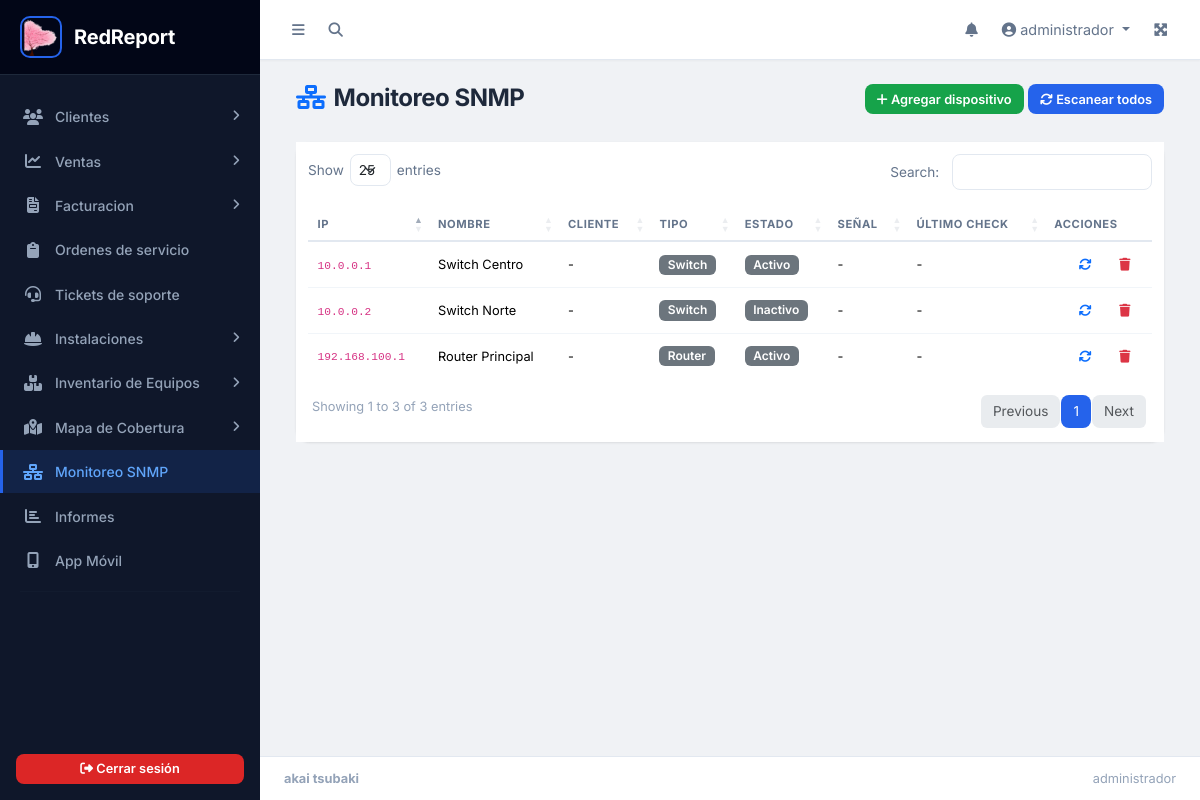
Page /monitoreo/index.php (signed in) on the committed database.
### tables this page shows
CREATE TABLE `tb_dispositivos` (
  `id_dispositivo` int(11) NOT NULL,
  `ip` varchar(45) NOT NULL,
  `nombre` varchar(100) DEFAULT NULL,
  `tipo` varchar(50) DEFAULT 'Router',
  `id_cliente` int(11) DEFAULT NULL,
  `ultimo_estado` varchar(20) DEFAULT 'Sin dato',
  `ultimo_check_signal` int(11) DEFAULT 0,
  `ultimo_check` datetime DEFAULT NULL,
  `fecha_registro` datetime NOT NULL DEFAULT current_timestamp()
);

### app/config/seguridad.php (called while the page is built, shortened)
<?php
function hescape($str) {
    return htmlspecialchars($str, ENT_QUOTES, 'UTF-8');
}
?>

### monitoreo/index.php (the view, shortened to what this page needs)
<?php
require_once '../app/config/conexion.php';
include('../parte1.php');
$dispositivos = $pdo->query("SELECT d.*, c.nombre AS cliente_nombre FROM tb_dispositivos d LEFT JOIN tb_clientes c ON d.id_cliente=c.id_cliente ORDER BY d.ip")->fetchAll(PDO::FETCH_ASSOC);
?>
<div class="content-wrapper">
    <div class="content-header"><div class="container-fluid"><div class="row mb-2"><div class="col-sm-6"><h1 class="m-0"><i class="fas fa-network-wired me-2 text-primary"></i>Monitoreo SNMP</h1></div><div class="col-sm-6 text-end">
        <button class="btn btn-success btn-sm" data-bs-toggle="modal" data-bs-target="#modalNuevo"><i class="fas fa-plus"></i> Agregar dispositivo</button>
        <button class="btn btn-primary btn-sm" onclick="escanearTodos()"><i class="fas fa-sync"></i> Escanear todos</button>
    </div></div></div></div>
    <div class="content"><div class="container-fluid">
        <div class="card">
            <div class="card-body p-0">
                <div class="table-container">
                <table class="table table-sm mb-0" id="tablaMonitoreo">
                    <thead><tr><th>IP</th><th>Nombre</th><th>Cliente</th><th>Tipo</th><th>Estado</th><th>Señal</th><th>Último check</th><th>Acciones</th></tr></thead>
                    <tbody>
                        <?php foreach ($dispositivos as $d): ?>
                        <tr id="row-<?= $d['id_dispositivo'] ?>">
                            <td><code><?= hescape($d['ip']) ?></code></td>
                            <td><?= hescape($d['nombre'] ?: '-') ?></td>
                            <td><?= hescape($d['cliente_nombre'] ?: '-') ?></td>
                            <td><span class="badge bg-secondary"><?= hescape($d['tipo']) ?></span></td>
                            <td id="estado-<?= $d['id_dispositivo'] ?>">
                                <span class="badge bg-<?= $d['ultimo_estado']=='Online'?'success':($d['ultimo_estado']=='Offline'?'danger':'secondary') ?> estatus-<?= $d['id_dispositivo'] ?>">
                                    <?= $d['ultimo_estado'] ?: 'Sin dato' ?>
                                </span>
                            </td>
                            <td id="senal-<?= $d['id_dispositivo'] ?>">
                                <?php if ($d['ultimo_estado']=='Online'): ?>
                                <div class="progress" style="height:8px;width:80px;">
                                    <div class="progress-bar bg-<?= $d['ultimo_check_signal']>70?'success':($d['ultimo_check_signal']>30?'warning':'danger') ?>" style="width:<?= $d['ultimo_check_signal'] ?? 0 ?>%"></div>
                                </div>
                                <?php else: ?>-<?php endif; ?>
                            </td>
                            <td id="fecha-<?= $d['id_dispositivo'] ?>"><?= (!empty($d['ultimo_check']) && $d['ultimo_check'] != '0000-00-00 00:00:00') ? date('d/m/Y H:i', strtotime($d['ultimo_check'])) : '-' ?></td>
                            <td class="text-end">
                                <button class="btn btn-sm btn-outline-primary escanear-btn" data-id="<?= $d['id_dispositivo'] ?>" data-ip="<?= hescape($d['ip']) ?>"><i class="fas fa-sync"></i></button>
                                <a href="javascript:void(0)" onclick="eliminar(<?= $d['id_dispositivo'] ?>)" class="btn btn-sm btn-outline-danger"><i class="fas fa-trash"></i></a>
                            </td>
                        </tr>
                        <?php endforeach; ?>
                    </tbody>
                </table>
                </div>
            </div>
        </div>
    </div></div>
</div>
<?php include('../parte2.php'); ?>

### public/css/redreport.css (style rules this page uses)
:root { --sidebar-width: 260px; --sidebar-bg: #0f172a; --sidebar-hover: #1e293b; --sidebar-active: #2563eb; --sidebar-text: #94a3b8; --sidebar-text-hover: #f1f5f9; --sidebar-divider: #1e293b; --navbar-height: 60px; --body-bg: #f0f2f5; --card-shadow: 0 1px 3px rgba(0,0,0,0.06), 0 1px 2px rgba(0,0,0,0.04); --card-shadow-hover: 0 10px 40px rgba(0,0,0,0.08); --border-color: #e2e8f0; --text-primary: #1e293b; --text-secondary: #64748b; --text-muted: #94a3b8; --primary: #2563eb; --primary-dark: #1d4ed8; --success: #16a34a; --warning: #f59e0b; --danger: #dc2626; --info: #0891b2; --font-main: 'Inter', -apple-system, BlinkMacSystemFont, sans-serif; --transition: all 0.2s ease; }
* { box-sizing: border-box; }
body { font-family: var(--font-main); background: var(--body-bg); color: var(--text-primary); -webkit-font-smoothing: antialiased; -moz-osx-font-smoothing: grayscale; }
.content-wrapper { flex: 1; display: flex; flex-direction: column; min-width: 0; background: var(--body-bg); }
.content-header { padding: 1.5rem 1.5rem 0; }
.content-header h1 { font-size: 1.5rem; font-weight: 700; color: var(--text-primary); letter-spacing: -0.02em; }
.content { padding: 1.25rem 1.5rem 1.5rem; flex: 1; overflow-x: hidden; }
.card { border-radius: 14px; box-shadow: var(--card-shadow); margin-bottom: 1.25rem; border: none; background: #ffffff; transition: box-shadow 0.2s ease; }
.card-body { padding: 1.25rem; }
.table-container, .table-wrap { overflow-x: auto; -webkit-overflow-scrolling: touch; background: #ffffff; border-radius: 12px; box-shadow: 0 2px 10px rgba(0,0,0,0.05); padding: 0.75rem; margin-bottom: 0; }
.card-body.p-0 > .table-container, .card-body.p-0 > .table-wrap { border-radius: 0; box-shadow: none; padding: 0.75rem; }
.btn { border-radius: 8px; font-weight: 600; font-size: 0.875rem; padding: 0.5rem 1rem; transition: var(--transition); border: none; }
.btn-sm { padding: 0.35rem 0.75rem; font-size: 0.8rem; }
.btn-primary { background: var(--primary); }
.btn-success { background: var(--success); }
.table { font-size: 0.875rem; margin-bottom: 0; width: 100% !important; }
.table > thead { background: #f8fafc; }
.table > thead th { font-weight: 700; font-size: 0.78rem; text-transform: uppercase; letter-spacing: 0.05em; color: var(--text-secondary); padding: 0.8rem 0.85rem; border-bottom: 2px solid var(--border-color); vertical-align: middle; white-space: nowrap; }
.table > tbody td { padding: 0.7rem 0.85rem; vertical-align: middle; border-bottom: 1px solid #f1f5f9; }
.table > tbody tr:last-child td { border-bottom: none; }
.table-sm > thead th { padding: 0.5rem 0.6rem; font-size: 0.7rem; }
.table-sm > tbody td { padding: 0.45rem 0.6rem; font-size: 0.8rem; }
.badge { font-weight: 600; padding: 0.35em 0.7em; font-size: 0.75rem; border-radius: 6px; }

### parte1.php (style rules this page uses)
body { font-family: 'Inter', sans-serif; }

### rows in the picture
tb_dispositivos: ip "10.0.0.1", nombre "Switch Centro", cliente_nombre "-", tipo "Switch", ultimo_estado "Activo"
tb_dispositivos: ip "10.0.0.2", nombre "Switch Norte", cliente_nombre "-", tipo "Switch", ultimo_estado "Inactivo"
tb_dispositivos: ip "192.168.100.1", nombre "Router Principal", cliente_nombre "-", tipo "Router", ultimo_estado "Activo"

### other values in the picture
APP_NAME "RedReport"
$_SESSION['usuario'] "administrador"
